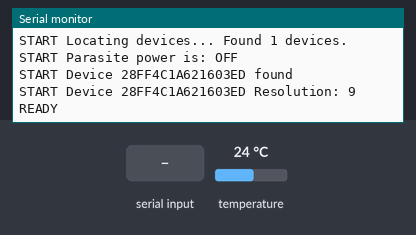
Simulated run of this sketch. Board: Arduino Uno, built with avr-gcc and run on an emulated ATmega328P. Shown: the last lines printed to the serial monitor. Inputs (shaded band) come from the test bench; at power-on: temperature 24 °C.

Above: at 1.3 s.
1.4 s: "READ_SENSORS" received over Serial
At 2.53 s:
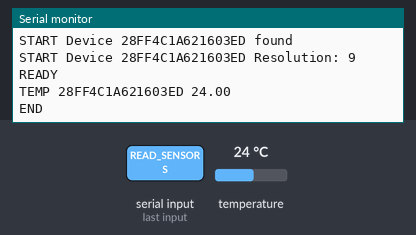
4.0 s: "SET 90\n" received over Serial
At 6.2 s:
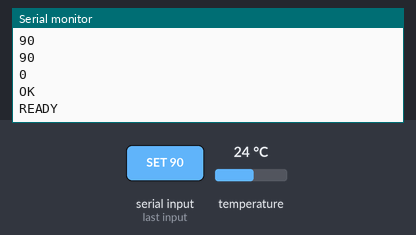
6.5 s: "SET  45\n" received over Serial
At 8.4 s:
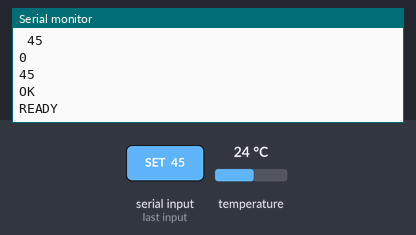
Timing chart, 0 to 9.9 s (numbered marks = the images above; inputs shaded):
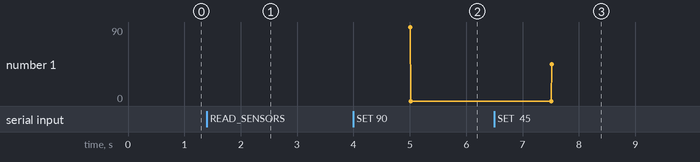

Measured:
- after the input at 1.4 s, the serial monitor: prints a new line after 1.0 s (image 1)
- after the input at 4.0 s, the serial monitor: prints a new line after 1.0 s (image 2)
- after the input at 6.5 s, the serial monitor: prints a new line after 1.0 s (image 3)
- plotted number 1: 0 → 45 after the input at 6.5 s

The sketch:

hw_control.ino
```cpp
// Include the libraries we need
#include <OneWire.h>
#include <DallasTemperature.h>

// Data wire is plugged into port 2 on the Arduino
#define ONE_WIRE_BUS 2
#define TEMPERATURE_PRECISION 9
#define MAX_DEVICE_COUNT 20

// Setup a oneWire instance to communicate with any OneWire devices (not just Maxim/Dallas temperature ICs)
OneWire oneWire(ONE_WIRE_BUS);

// Pass our oneWire reference to Dallas Temperature.
DallasTemperature sensors(&oneWire);

// arrays to hold device addresses
DeviceAddress thermometers[MAX_DEVICE_COUNT];
int deviceCount;

void setup(void)
{
  // start serial port
  Serial.begin(9600);
  // Serial.println("Dallas Temperature IC Control Library Demo");

  // Start up the library
  sensors.begin();

  // locate devices on the bus
  deviceCount = sensors.getDeviceCount();
  Serial.print("START Locating devices... ");
  Serial.print("Found ");
  Serial.print(deviceCount, DEC);
  Serial.println(" devices.");

  // report parasite power requirements
  Serial.print("START Parasite power is: ");
  if (sensors.isParasitePowerMode()) Serial.println("ON");
  else Serial.println("OFF");

  // Search for devices on the bus and assign based on an index. Ideally,
  // you would do this to initially discover addresses on the bus and then
  // use those addresses and manually assign them (see above) once you know
  // the devices on your bus (and assuming they don't change).
  //
  // method 1: by index


  // method 2: search()
  // search() looks for the next device. Returns 1 if a new address has been
  // returned. A zero might mean that the bus is shorted, there are no devices,
  // or you have already retrieved all of them. It might be a good idea to
  // check the CRC to make sure you didn't get garbage. The order is
  // deterministic. You will always get the same devices in the same order
  //
  // Must be called before search()
  //oneWire.reset_search();
  // assigns the first address found to insideThermometer
  //if (!oneWire.search(insideThermometer)) Serial.println("Unable to find address for insideThermometer");
  // assigns the seconds address found to outsideThermometer
  //if (!oneWire.search(outsideThermometer)) Serial.println("Unable to find address for outsideThermometer");

  deviceCount = 0;
  int i;
  for(i = 0; i < MAX_DEVICE_COUNT; i++)
  {
    if (!oneWire.search(thermometers[i]))
    {
      break;
    }
    Serial.print("START Device ");
    printAddress(thermometers[i]);
    Serial.println(" found");
    deviceCount++;
  }

  // show the addresses we found on the bus
  // Serial.print("Device 0 Address: ");

  // Serial.println();

  // Serial.print("Device 1 Address: ");
  // printAddress(outsideThermometer);
  // Serial.println();

  // set the resolution to 9 bit per device
  // sensors.setResolution(insideThermometer, TEMPERATURE_PRECISION);
  // sensors.setResolution(outsideThermometer, TEMPERATURE_PRECISION);

  for (int i = 0; i < deviceCount; i++)
  {
    sensors.setResolution(thermometers[i], TEMPERATURE_PRECISION);
  }

  //Serial.print("Device 0 Resolution: ");
  //Serial.print(sensors.getResolution(insideThermometer), DEC);
  //Serial.println();

  //Serial.print("Device 1 Resolution: ");
  //Serial.print(sensors.getResolution(outsideThermometer), DEC);
  //Serial.println();

  for (int i = 0; i < deviceCount; i++)
  {
    Serial.print("START Device ");
    printAddress(thermometers[i]);
    Serial.print(" ");
    printResolution(thermometers[i]);
  }
}

// function to print a device address
void printAddress(DeviceAddress deviceAddress)
{
  for (uint8_t i = 0; i < 8; i++)
  {
    // zero pad the address if necessary
    if (deviceAddress[i] < 16) Serial.print("0");
    Serial.print(deviceAddress[i], HEX);
  }
}

// function to print the temperature for a device
void printTemperature(DeviceAddress deviceAddress)
{
  sensors.requestTemperatures();
  float tempC = sensors.getTempC(deviceAddress);
  if(tempC == DEVICE_DISCONNECTED_C)
  {
    Serial.print("ERROR");
    return;
  }
  // Serial.print("Temp C: ");
  Serial.print(tempC);
  // Serial.print(" Temp F: ");
  // Serial.print(DallasTemperature::toFahrenheit(tempC));
}

// function to print a device's resolution
void printResolution(DeviceAddress deviceAddress)
{
  Serial.print("Resolution: ");
  Serial.print(sensors.getResolution(deviceAddress));
  Serial.println();
}

// main function to print information about a device
void printData(DeviceAddress deviceAddress)
{
  Serial.print("Device Address: ");
  printAddress(deviceAddress);
  Serial.print(" ");
  printTemperature(deviceAddress);
  Serial.println();
}

void report_sensors()
{
  for (int i = 0; i < deviceCount; i++)
  {
    Serial.print("TEMP ");
    printAddress(thermometers[i]);
    Serial.print(" ");
    printTemperature(thermometers[i]);
    Serial.println();
  }
  Serial.println("END");
}

void set_output(int port, int value)
{
  Serial.println(port);
  Serial.println(value);
  Serial.println("OK");
}

/*
   Main function, calls the temperatures in a loop.
*/
void loop(void)
{
  Serial.println("READY");
  while (!Serial.available());
  String command = Serial.readString();
  command.trim();
  if (command == "READ_SENSORS")
  {
    report_sensors();
  }
  else if (command.startsWith("SET "))
  {
    String args = command.substring(4);
    Serial.println(args);
    int spacePos = args.indexOf(" ");
    int port = args.substring(0, spacePos).toInt();
    int value = args.substring(spacePos).toInt();
    set_output(port, value);
  }
}
```
